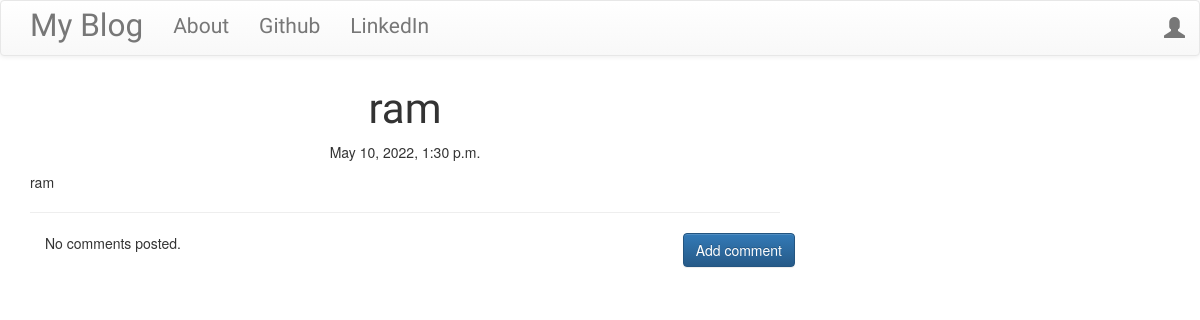
/post/1/, run on an earlier commit of the app's database.
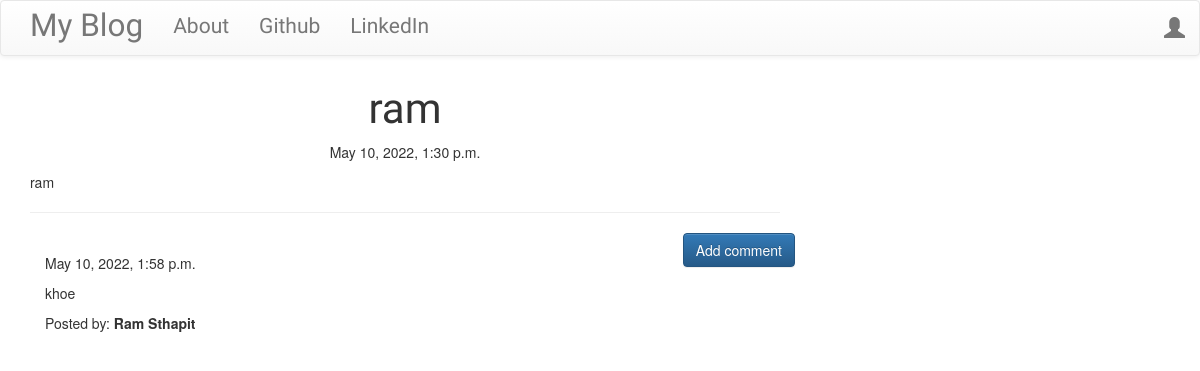
And on a later commit of the database.
### blog/models.py (models this page shows, shortened)
class Comment(models.Model):
    post = models.ForeignKey(
        'blog.Post', related_name='comments', on_delete=models.SET_NULL, null=True)
    author = models.CharField(max_length=200)
    text = models.TextField()
    create_date = models.DateTimeField(default=timezone.now())
    approved_comment = models.BooleanField(default=False)

### blog/views.py (the view)
# urls.py: path('post/<str:pk>/', views.PostDetailView.as_view(), name='post_detail'),
class PostDetailView(DetailView):
    model = Post

### blog/templates/blog/post_detail.html (shortened to what this page needs)
{% extends 'blog/base.html' %} {% block content %}
<h1 class="posttitle loader">{{ post.title }}</h1>
{% if post.published_date %}
<div class="date postdate">{{ post.published_date }}</div>
{% else %}
<a class="btn btn-default" href="{% url 'post_publish' pk=post.pk %}"
  >Publish</a
>
{% endif %}
<p class="postcontent">{{ post.text|safe|linebreaksbr }}</p>
<hr />
<a
  class="btn btn-primary btn-comment"
  href="{% url 'add_comment_to_post' pk=post.pk %}"
  >Add comment</a
>
<div class="container">
  {% for comment in post.comments.all %}
  <br />
  {% if user.is_authenticated or comment.approved_comment %}
  {{comment.create_date}}
  <p>{{ comment.text|safe|linebreaks }}</p>
  <p>Posted by: <strong>{{ comment.author }}</strong></p>
  {% endif %} {% empty %}
  <p>No comments posted.</p>
  {% endfor %}
</div>
{% endblock %}

What changed in the data, as far as the page shows it:
added Comment: create_date "May 10, 2022, 1:58 p.m.", text "khoe", author "Ram Sthapit"
Also different on the page:
text no longer shown: "No comments posted."
